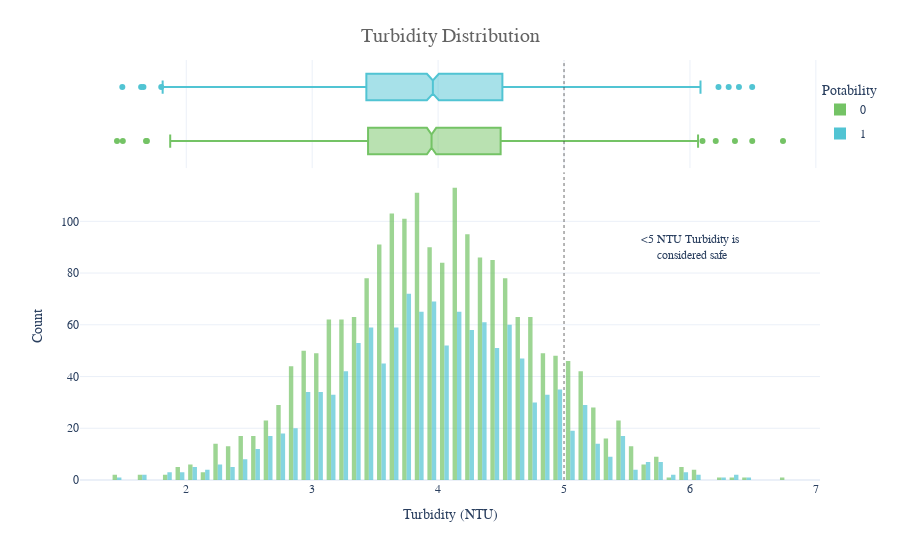

This figure's notebook cell:
### Markdown cell above
##### For Turbidity:

### Code cell
fig =px.histogram(df,x='Turbidity',y=Counter(df['Turbidity']),color='Potability',template='plotly_white', 
 marginal='box',opacity=0.7,nbins=100,color_discrete_sequence=[colors_green[3],colors_blue[3]], barmode='group',histfunc='count') 
fig.add_vline(x=5, line_width=1, 
line_color=colors_dark[1],line_dash='dot',opacity=0.7) 
fig.add_annotation(text='<5 NTU Turbidity is<br> considered safe',x=6,y=90,showarrow=False) 
fig.update_layout( 
 font_family='monospace', 
 title=dict(text='Turbidity Distribution',x=0.5,y=0.95, 
 font=dict(color=colors_dark[2],size=20)), 
 xaxis_title_text='Turbidity (NTU)', 
 yaxis_title_text='Count', 
 legend=dict(x=1,y=0.96,bordercolor=colors_dark[4],borderwidth=0,tracegroupgap=
5), bargap=0.3,) 
fig.show()

### Figure 1 — Plotly figure (JSON) as saved in the notebook; plotly's stock layout.template omitted (floating-point values rounded to 4 significant figures; data arrays with more than 128 entries replaced by an {"elided": "..."} marker saying what was removed)
{"data": [{"alignmentgroup": "True", "bingroup": "x", "histfunc": "count", "hovertemplate": "Potability=0<br>Turbidity=%{x}<br>count=%{y}<extra></extra>", "legendgroup": "0", "marker": {"color": "#74C365", "opacity": 0.7, "pattern": {"shape": ""}}, "name": "0", "nbinsx": 100, "offsetgroup": "0", "orientation": "v", "showlegend": true, "type": "histogram", "x": {"elided": "1998 float values"}, "xaxis": "x", "y": {"elided": "1998 int values"}, "yaxis": "y"}, {"alignmentgroup": "True", "hovertemplate": "Potability=0<br>Turbidity=%{x}<extra></extra>", "legendgroup": "0", "marker": {"color": "#74C365"}, "name": "0", "notched": true, "offsetgroup": "0", "showlegend": false, "type": "box", "x": {"elided": "1998 float values"}, "xaxis": "x2", "yaxis": "y2"}, {"alignmentgroup": "True", "bingroup": "x", "histfunc": "count", "hovertemplate": "Potability=1<br>Turbidity=%{x}<br>count=%{y}<extra></extra>", "legendgroup": "1", "marker": {"color": "#51C4D3", "opacity": 0.7, "pattern": {"shape": ""}}, "name": "1", "nbinsx": 100, "offsetgroup": "1", "orientation": "v", "showlegend": true, "type": "histogram", "x": {"elided": "1278 float values"}, "xaxis": "x", "y": {"elided": "1278 int values"}, "yaxis": "y"}, {"alignmentgroup": "True", "hovertemplate": "Potability=1<br>Turbidity=%{x}<extra></extra>", "legendgroup": "1", "marker": {"color": "#51C4D3"}, "name": "1", "notched": true, "offsetgroup": "1", "showlegend": false, "type": "box", "x": {"elided": "1278 float values"}, "xaxis": "x2", "yaxis": "y2"}], "layout": {"annotations": [{"showarrow": false, "text": "<5 NTU Turbidity is<br> considered safe", "x": 6, "y": 90}], "bargap": 0.3, "barmode": "group", "font": {"family": "monospace"}, "legend": {"bordercolor": "#DADADA", "borderwidth": 0, "title": {"text": "Potability"}, "tracegroupgap": 5, "x": 1, "y": 0.96}, "margin": {"t": 60}, "shapes": [{"line": {"color": "#313131", "dash": "dot", "width": 1}, "opacity": 0.7, "type": "line", "x0": 5, "x1": 5, "xref": "x", "y0": 0, "y1": 1, "yref": "y domain"}, {"line": {"color": "#313131", "dash": "dot", "width": 1}, "opacity": 0.7, "type": "line", "x0": 5, "x1": 5, "xref": "x2", "y0": 0, "y1": 1, "yref": "y2 domain"}], "title": {"font": {"color": "#636363", "size": 20}, "text": "Turbidity Distribution", "x": 0.5, "y": 0.95}, "xaxis": {"anchor": "y", "domain": [0, 1], "title": {"text": "Turbidity (NTU)"}}, "xaxis2": {"anchor": "y2", "domain": [0, 1], "matches": "x", "showgrid": true, "showticklabels": false}, "yaxis": {"anchor": "x", "domain": [0, 0.7326], "title": {"text": "Count"}}, "yaxis2": {"anchor": "x2", "domain": [0.7426, 1], "matches": "y2", "showgrid": false, "showline": false, "showticklabels": false, "ticks": ""}}}
